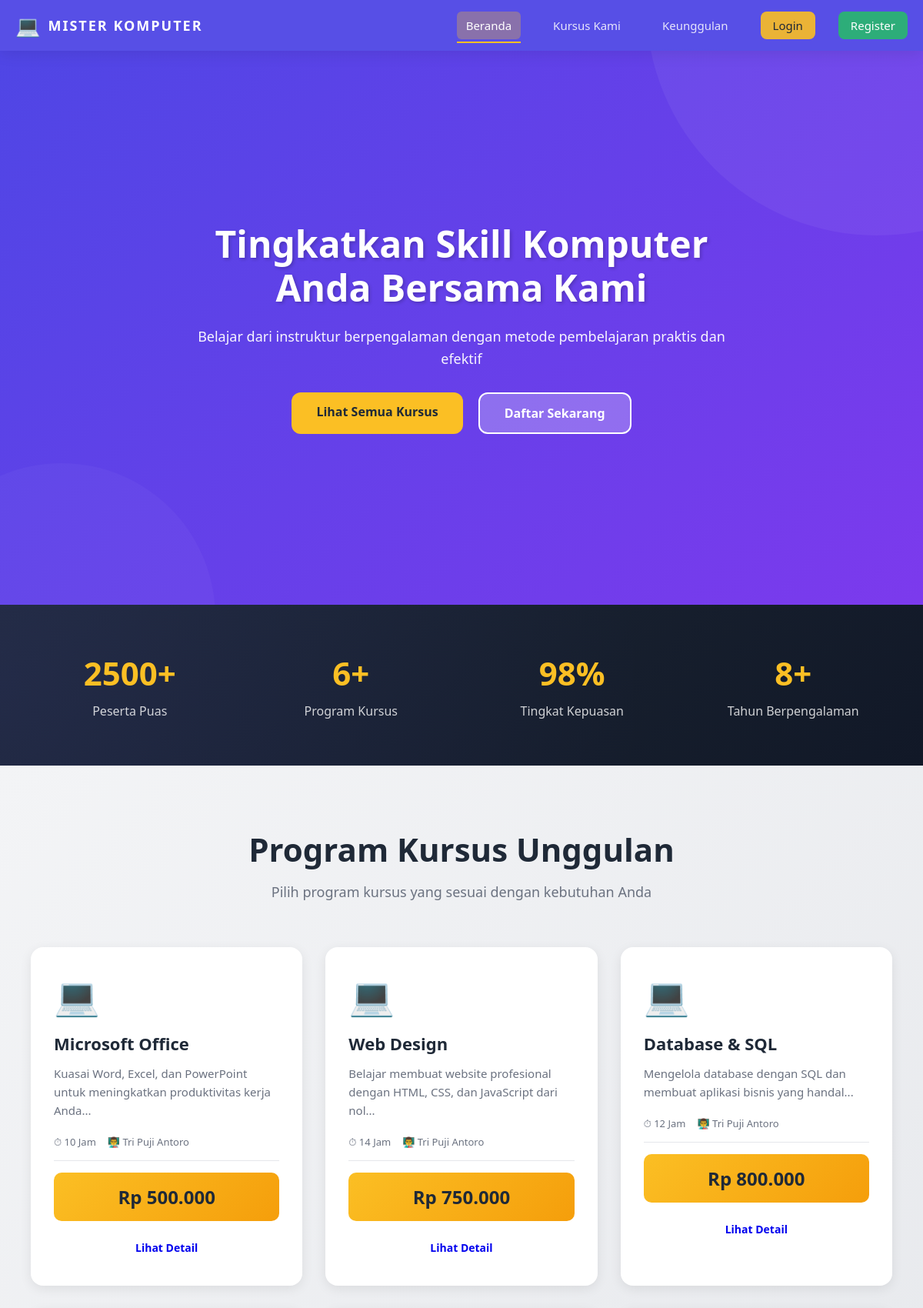
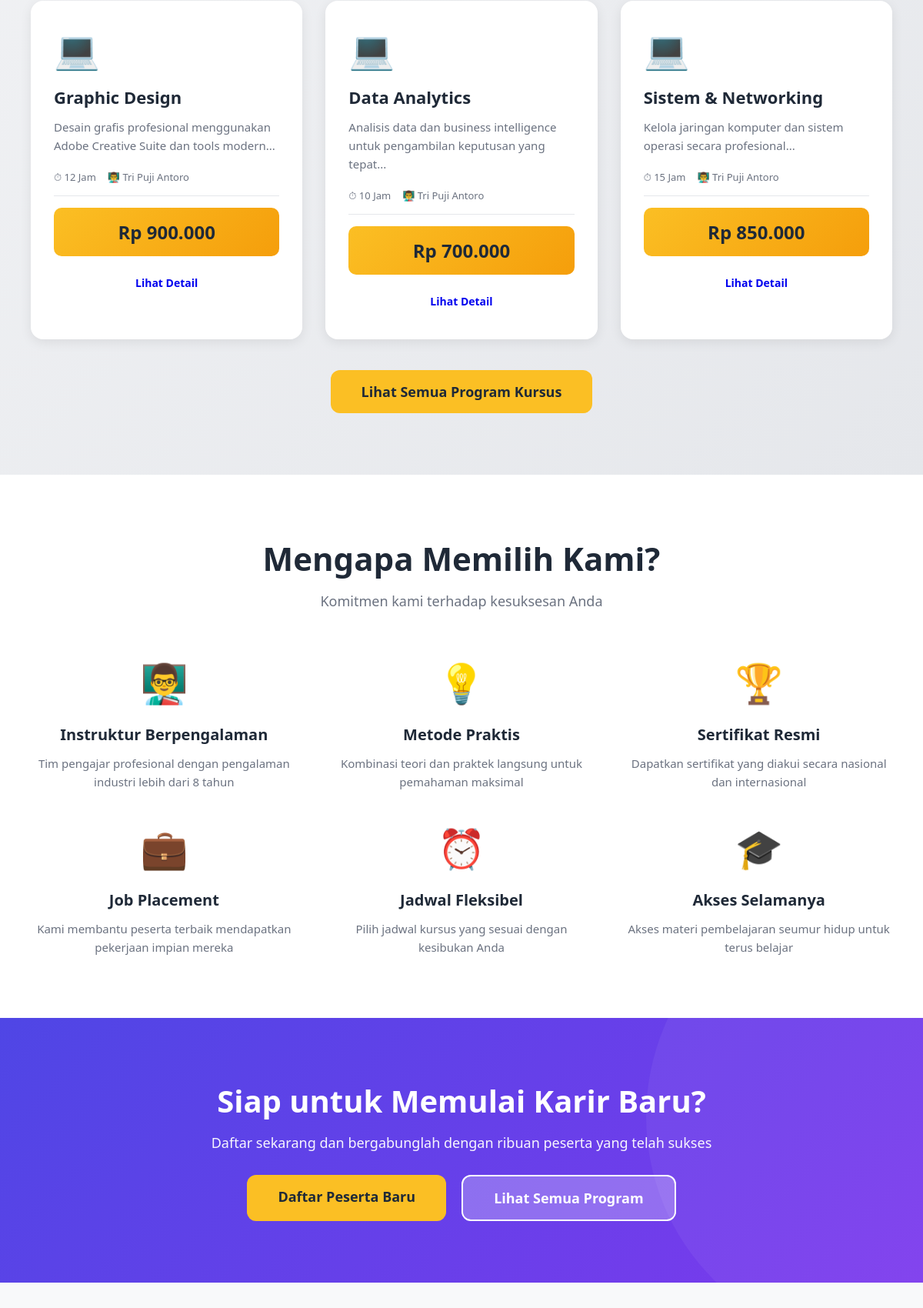
The page / (upper part) on the database its author committed (2 pictures, top to bottom).
### tables this page shows
CREATE TABLE IF NOT EXISTS courses (
    id_course INT AUTO_INCREMENT PRIMARY KEY,
    nama_course VARCHAR(100) NOT NULL,
    deskripsi TEXT NOT NULL,
    harga DECIMAL(10, 2) NOT NULL,
    durasi_jam INT NOT NULL,
    instruktur VARCHAR(100) NOT NULL,
    kapasitas INT DEFAULT 30,
    image_url VARCHAR(255),
    created_at TIMESTAMP DEFAULT CURRENT_TIMESTAMP,
    updated_at TIMESTAMP DEFAULT CURRENT_TIMESTAMP ON UPDATE CURRENT_TIMESTAMP
);

### index.php (the view, shortened to what this page needs)
<?php include 'config/koneksi.php'; ?>
<!DOCTYPE html>
<html>
<head>
    <link rel="stylesheet" href="assets/css/style.css">
    <link rel="stylesheet" href="assets/css/landing.css">
</head>
<body>
<nav class="navbar">
    <div class="nav-container">
        <div class="nav-logo">
            <span class="logo-icon">💻</span>
            <h1>MISTER KOMPUTER</h1>
        </div>
        <ul class="nav-menu">
            <li><a href="#beranda" class="nav-link active">Beranda</a></li>
            <li><a href="pages/courses.php" class="nav-link">Kursus Kami</a></li>
            <li><a href="#keunggulan" class="nav-link">Keunggulan</a></li>
            <?php if (isset($_SESSION['id_user'])): ?>
                <li>
                    <?php if ($_SESSION['role'] == 'admin'): ?>
                        <a href="admin/dashboard.php" class="nav-link btn-nav">Admin Panel</a>
                    <?php else: ?>
                        <a href="pages/dashboard-user.php" class="nav-link btn-nav">Dashboard</a>
                    <?php endif; ?>
                </li>
                <li><a href="auth/logout.php" class="nav-link btn-logout">Logout (<?php echo $_SESSION['nama_lengkap']; ?>)</a></li>
            <?php else: ?>
                <li><a href="auth/login.php" class="nav-link btn-nav">Login</a></li>
                <li><a href="auth/register.php" class="nav-link btn-register">Register</a></li>
            <?php endif; ?>
        </ul>
    </div>
</nav>
<section id="beranda" class="hero">
    <div class="hero-content">
        <h2 class="hero-title">Tingkatkan Skill Komputer Anda Bersama Kami</h2>
        <p class="hero-subtitle">Belajar dari instruktur berpengalaman dengan metode pembelajaran praktis dan efektif</p>
        <div class="hero-buttons">
            <a href="pages/courses.php" class="btn btn-primary">Lihat Semua Kursus</a>
            <?php if (!isset($_SESSION['id_user'])): ?>
                <a href="auth/register.php" class="btn btn-secondary">Daftar Sekarang</a>
            <?php else: ?>
                <a href="pages/dashboard-user.php" class="btn btn-secondary">Dashboard Saya</a>
            <?php endif; ?>
        </div>
    </div>
</section>
<div class="stats-section">
    <div class="stats-container">
        <div class="stat-card">
            <div class="stat-number">2500+</div>
            <div class="stat-text">Peserta Puas</div>
        </div>
        <div class="stat-card">
            <div class="stat-number">6+</div>
            <div class="stat-text">Program Kursus</div>
        </div>
        <div class="stat-card">
            <div class="stat-number">98%</div>
            <div class="stat-text">Tingkat Kepuasan</div>
        </div>
        <div class="stat-card">
            <div class="stat-number">8+</div>
            <div class="stat-text">Tahun Berpengalaman</div>
        </div>
    </div>
</div>
<section id="program" class="programs">
    <div class="programs-container">
        <div class="section-header">
            <h2>Program Kursus Unggulan</h2>
            <p>Pilih program kursus yang sesuai dengan kebutuhan Anda</p>
        </div>
        <div class="programs-grid">
            <?php
            $query = "SELECT * FROM courses LIMIT 6";
            $result = mysqli_query($koneksi, $query);
            while ($row = mysqli_fetch_assoc($result)):
            ?>
            <div class="program-card">
                <div class="program-icon">💻</div>
                <h3><?php echo htmlspecialchars($row['nama_course']); ?></h3>
                <p><?php echo substr(htmlspecialchars($row['deskripsi']), 0, 80); ?>...</p>
                <div class="program-meta">
                    <span class="meta-item">⏱ <?php echo $row['durasi_jam']; ?> Jam</span>
                    <span class="meta-item">👨‍🏫 <?php echo htmlspecialchars($row['instruktur']); ?></span>
                </div>
                <div class="program-price">
                    <span class="harga">Rp <?php echo number_format($row['harga'], 0, ',', '.'); ?></span>
                </div>
                <a href="pages/course-detail.php?id=<?php echo $row['id_course']; ?>" class="btn btn-small">Lihat Detail</a>
            </div>
            <?php endwhile; ?>
        </div>
        <div class="text-center" style="margin-top: 40px;">
            <a href="pages/courses.php" class="btn btn-primary btn-large">Lihat Semua Program Kursus</a>
        </div>
    </div>
</section>
<section id="keunggulan" class="features">
    <div class="features-container">
        <div class="section-header">
            <h2>Mengapa Memilih Kami?</h2>
            <p>Komitmen kami terhadap kesuksesan Anda</p>
        </div>
        <div class="features-grid">
            <div class="feature-item">
                <div class="feature-icon">👨‍🏫</div>
                <h3>Instruktur Berpengalaman</h3>
                <p>Tim pengajar profesional dengan pengalaman industri lebih dari 8 tahun</p>
            </div>
            <div class="feature-item">
                <div class="feature-icon">💡</div>
                <h3>Metode Praktis</h3>
                <p>Kombinasi teori dan praktek langsung untuk pemahaman maksimal</p>
            </div>
            <div class="feature-item">
                <div class="feature-icon">🏆</div>
                <h3>Sertifikat Resmi</h3>
                <p>Dapatkan sertifikat yang diakui secara nasional dan internasional</p>
            </div>
            <div class="feature-item">
                <div class="feature-icon">💼</div>
                <h3>Job Placement</h3>
                <p>Kami membantu peserta terbaik mendapatkan pekerjaan impian mereka</p>
            </div>
            <div class="feature-item">
                <div class="feature-icon">⏰</div>
                <h3>Jadwal Fleksibel</h3>
                <p>Pilih jadwal kursus yang sesuai dengan kesibukan Anda</p>
            </div>
            <div class="feature-item">
                <div class="feature-icon">🎓</div>
                <h3>Akses Selamanya</h3>
                <p>Akses materi pembelajaran seumur hidup untuk terus belajar</p>
            </div>
        </div>
    </div>
</section>
<section class="cta-section">
    <div class="cta-container">
        <h2>Siap untuk Memulai Karir Baru?</h2>
        <p>Daftar sekarang dan bergabunglah dengan ribuan peserta yang telah sukses</p>
        <div class="cta-buttons">
            <?php if (!isset($_SESSION['id_user'])): ?>
                <a href="auth/register.php" class="btn btn-large btn-primary">Daftar Peserta Baru</a>
            <?php else: ?>
                <a href="pages/courses.php" class="btn btn-large btn-primary">Jelajahi Kursus</a>
            <?php endif; ?>
            <a href="pages/courses.php" class="btn btn-large btn-secondary">Lihat Semua Program</a>
        </div>
    </div>
</section>
</body>
</html>

### assets/css/style.css (style rules this page uses)
* { margin: 0; padding: 0; box-sizing: border-box; }
html { scroll-behavior: smooth; }
body { font-family: "Segoe UI", Tahoma, Geneva, Verdana, sans-serif; background-color: #f8f9fa; color: #333; }
.navbar { position: sticky; top: 0; width: 100%; background: linear-gradient(135deg, #4f46e5 0%, #7c3aed 100%); padding: 15px 0; box-shadow: 0 4px 20px rgba(79, 70, 229, 0.3); z-index: 1000; }
.nav-container { max-width: 1200px; margin: 0 auto; padding: 0 20px; display: flex; justify-content: space-between; align-items: center; }
.nav-logo { display: flex; align-items: center; gap: 10px; color: white; font-weight: bold; }
.nav-logo h1 { font-size: 20px; letter-spacing: 1px; margin: 0; }
.logo-icon { font-size: 28px; }
.nav-menu { display: flex; list-style: none; gap: 25px; align-items: center; flex-wrap: wrap; }
.nav-link { color: rgba(255, 255, 255, 0.85); text-decoration: none; font-weight: 500; transition: all 0.3s ease; padding: 8px 12px; border-radius: 6px; }
.nav-link:hover, .nav-link.active { color: white; }
.nav-link.active { background: rgba(251, 191, 36, 0.3); }
.btn-nav { background: rgba(251, 191, 36, 0.9) !important; color: #1f2937 !important; padding: 8px 16px !important; border-radius: 8px; }
.btn-register { background: rgba(34, 197, 94, 0.8) !important; color: white !important; }
.btn { display: inline-block; padding: 12px 24px; border-radius: 8px; text-decoration: none; font-weight: 600; transition: all 0.3s ease; cursor: pointer; border: none; font-size: 15px; }
.btn-primary { background: linear-gradient(135deg, #fbbf24 0%, #f59e0b 100%); color: #1f2937; }
.btn-secondary { background: rgba(255, 255, 255, 0.25); color: white; border: 2px solid white; }
.btn-small { padding: 6px 12px; font-size: 13px; }
.btn-large { padding: 16px 40px; font-size: 16px; }
.stat-number { display: block; font-size: 24px; font-weight: bold; color: #4f46e5; margin-bottom: 5px; }
.text-center { text-align: center; }

### rows shown on the page
courses: nama_course "Microsoft Office", deskripsi "Kuasai Word, Excel, dan PowerPoint untuk meningkatkan produktivitas kerja Anda", durasi_jam "10", instruktur "Tri Puji Antoro", harga "500.000"
courses: nama_course "Web Design", deskripsi "Belajar membuat website profesional dengan HTML, CSS, dan JavaScript dari nol", durasi_jam "14", instruktur "Tri Puji Antoro", harga "750.000"
courses: nama_course "Database & SQL", deskripsi "Mengelola database dengan SQL dan membuat aplikasi bisnis yang handal", durasi_jam "12", instruktur "Tri Puji Antoro", harga "800.000"
courses: nama_course "Graphic Design", deskripsi "Desain grafis profesional menggunakan Adobe Creative Suite dan tools modern", durasi_jam "12", instruktur "Tri Puji Antoro", harga "900.000"
courses: nama_course "Data Analytics", deskripsi "Analisis data dan business intelligence untuk pengambilan keputusan yang tepat", durasi_jam "10", instruktur "Tri Puji Antoro", harga "700.000"
courses: nama_course "Sistem & Networking", deskripsi "Kelola jaringan komputer dan sistem operasi secara profesional", durasi_jam "15", instruktur "Tri Puji Antoro", harga "850.000"
